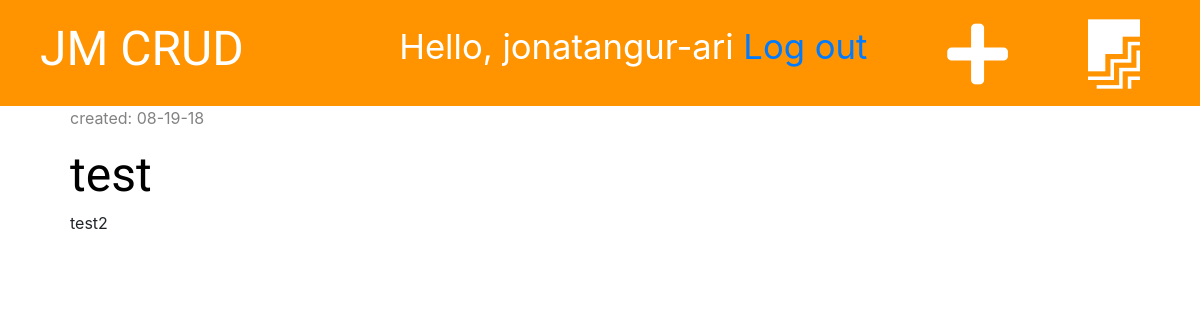
Page /drafts/ (signed in) on the earlier database version.
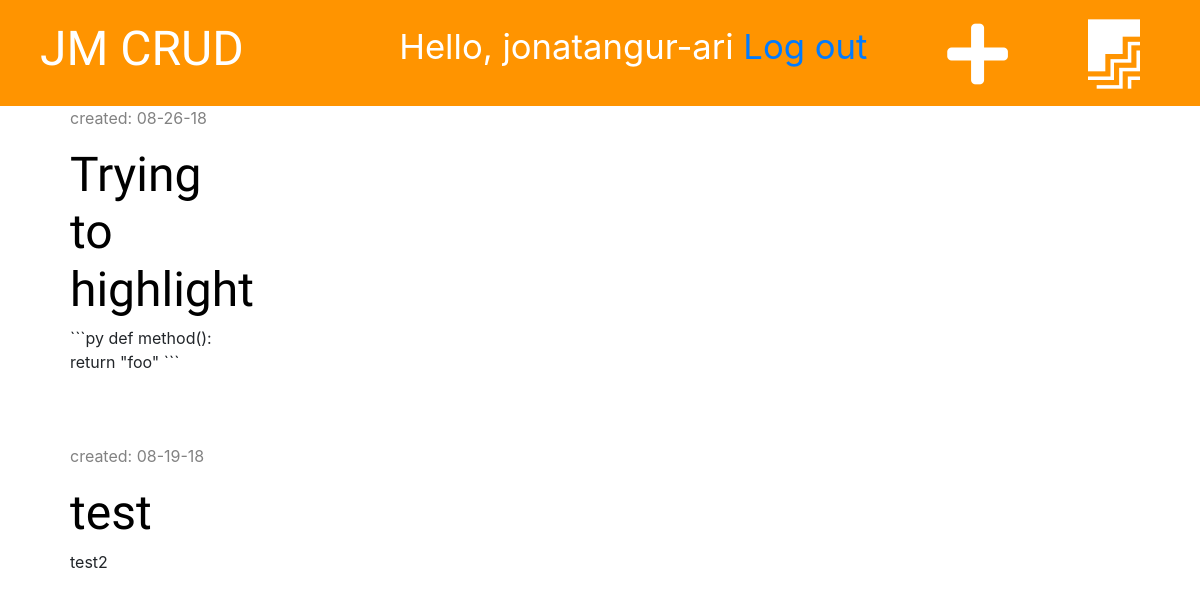
Same page on the later database version.
### blog/models.py (models this page shows, shortened)
class Post(models.Model):
    author = models.ForeignKey('auth.User', on_delete=models.CASCADE)
    title = models.CharField(max_length=200)
    text = models.TextField()
    created_date = models.DateTimeField(default=timezone.now)
    published_date = models.DateTimeField(blank=True, null=True)

### blog/views.py (the view)
# urls.py: path('drafts/', views.post_draft_list, name='post_draft_list'),
@login_required
def post_draft_list(request):
    posts = Post.objects.filter(published_date__isnull=True).order_by('-created_date')
    stuff_for_frontend = {'posts': posts}
    return render(request, 'blog/post_draft_list.html', stuff_for_frontend)

### blog/templates/blog/post_draft_list.html (shortened to what this page needs)
{% extends 'blog/base.html' %}
{% block content %}
    {% for post in posts %}
        <div class="post">
          <p class="date">created: {{ post.created_date|date:'m-d-y' }}</p>
          <h1><a href="{% url 'post_detail' pk=post.pk %}">{{ post.title }}</a></h1>
        <p>{{ post.text|truncatechars:50 }}</p>
        </div>
    {% endfor %}
{% endblock %}

Differences in the rows shown:
added Post: created_date "08-26-18", title "Trying to highlight", text "```py def method(): return \"foo\" ```"
